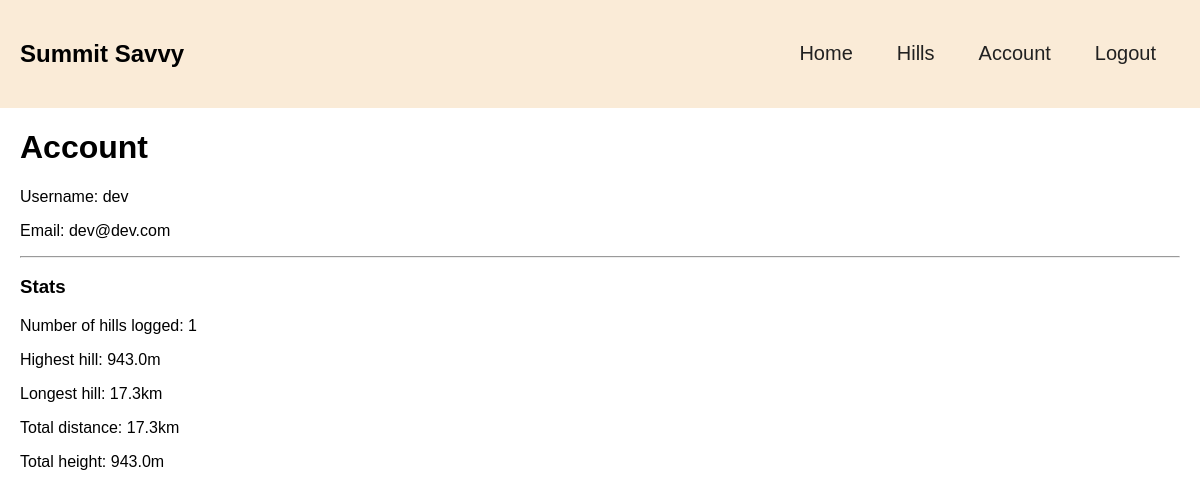
Page /account (signed in) on the earlier database version.
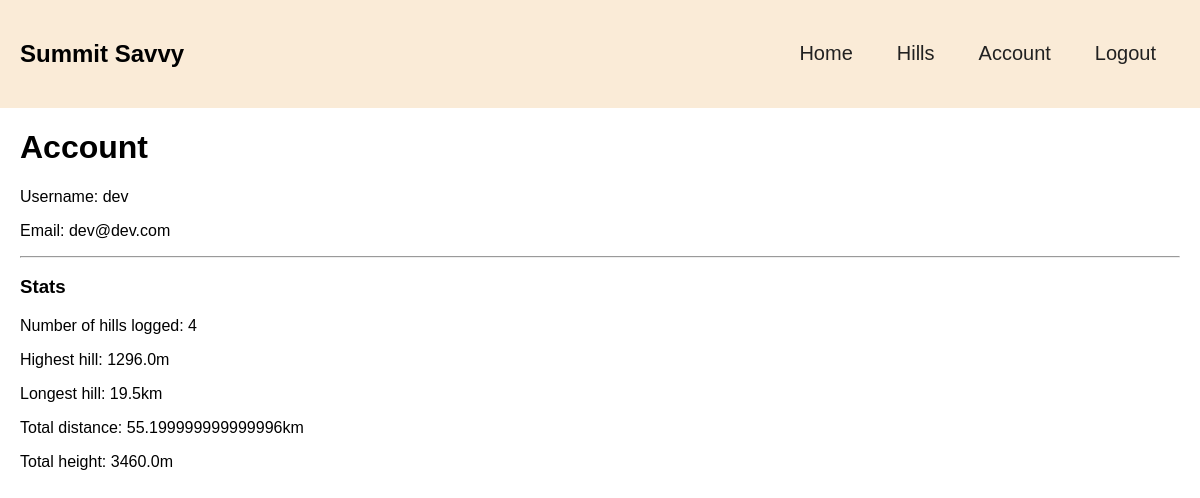
Same page on the later database version.
### app/models.py (models this page shows)
class Hill(db.Model):
    __tablename__ = 'hills'
    id: so.Mapped[int] = so.mapped_column(primary_key=True)
    title: so.Mapped[str] = so.mapped_column(sa.String(255), index=True)
    distance: so.Mapped[str] = so.mapped_column(sa.Float(255), index=True, nullable=True)
    height: so.Mapped[Optional[str]] = so.mapped_column(sa.Float(255), index=True, nullable=True)
    time: so.Mapped[Optional[str]] = so.mapped_column(sa.String(20), index=True, nullable=True)
    latitude: so.Mapped[str] = so.mapped_column(sa.Float(255), index=True, nullable=True)
    longitude: so.Mapped[str] = so.mapped_column(sa.Float(255), index=True, nullable=True)
    user_id = so.mapped_column(sa.ForeignKey('users.id'))
    user = so.relationship('User', back_populates='hills')

### app/routes.py (the view)
@login_required
@app.route('/account')
def account():
    hills = Hill.query.filter_by(user_id=current_user.id).all()
    total_distance = sum(hill.distance for hill in hills)
    total_height = sum(hill.height for hill in hills)
    return render_template('account.html', title="Account",
                           user=current_user, hills=hills, total_distance=total_distance,
                           total_height=total_height)

### app/models.py (called while the page is built)
@login.user_loader
def load_user(id):
    return db.session.get(User, int(id))

### app/templates/account.html
{% extends "base.html" %}
{% block content %}
<h1>Account</h1>
<p>Username: {{ user.username}}</p>
<p>Email: {{ user.email }}</p>
<hr>
<h3>Stats</h3>
{% if hills %}
{% set highest_hill = hills|max(attribute='height') %}
{% set longest_hill = hills|max(attribute='distance') %}
    <p>Number of hills logged: {{ hills|length }}</p>
    <p>Highest hill: {{ highest_hill.height }}m</p>
    <p>Longest hill: {{ longest_hill.distance }}km</p>
    <p>Total distance: {{ total_distance }}km</p>
    <p>Total height: {{ total_height }}m</p>
{% endif %}
{% endblock %}

Differences in the rows shown:
no longer on this page (row unchanged): Hill: height "943.0", distance "17.3"
added Hill: height "1296.0", distance "19.5"
Other differences:
{{ hills|length }}: "1" → "4"
{{ total_distance }}: "17.3" → "55.199999999999996"
{{ total_height }}: "943.0" → "3460.0"
